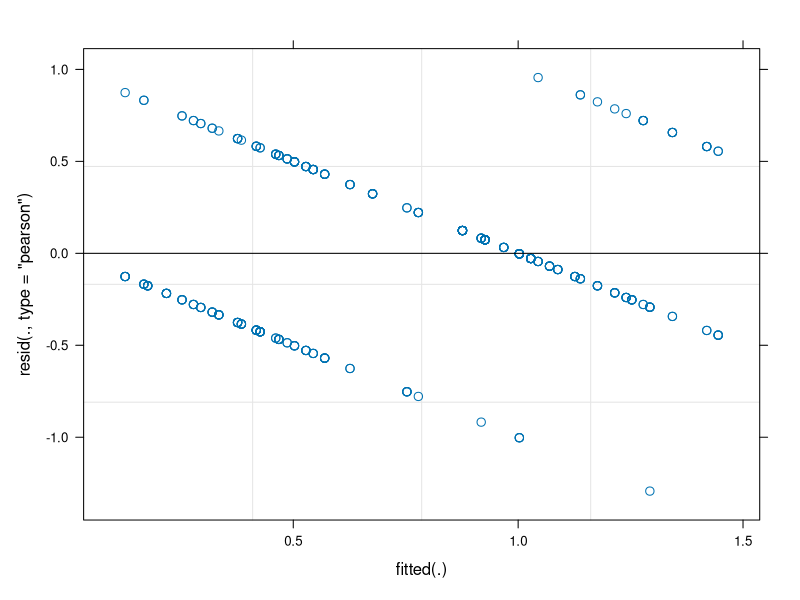
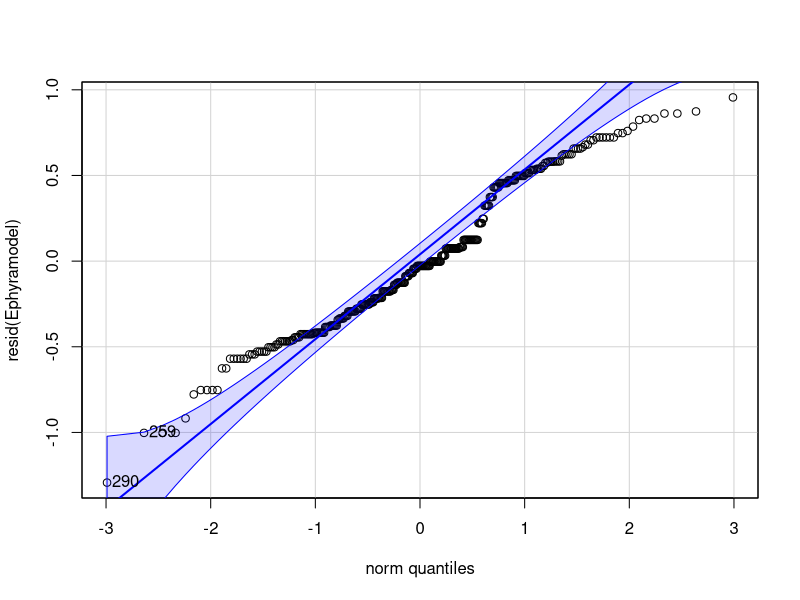
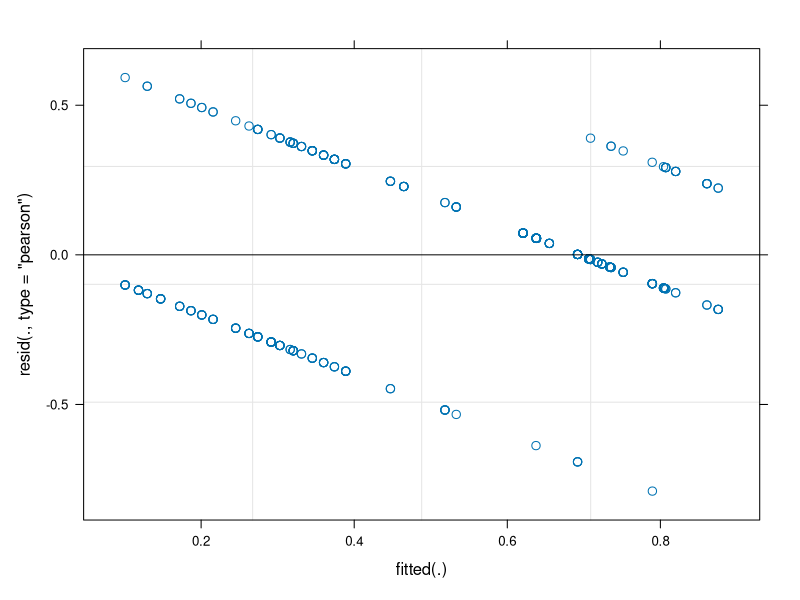
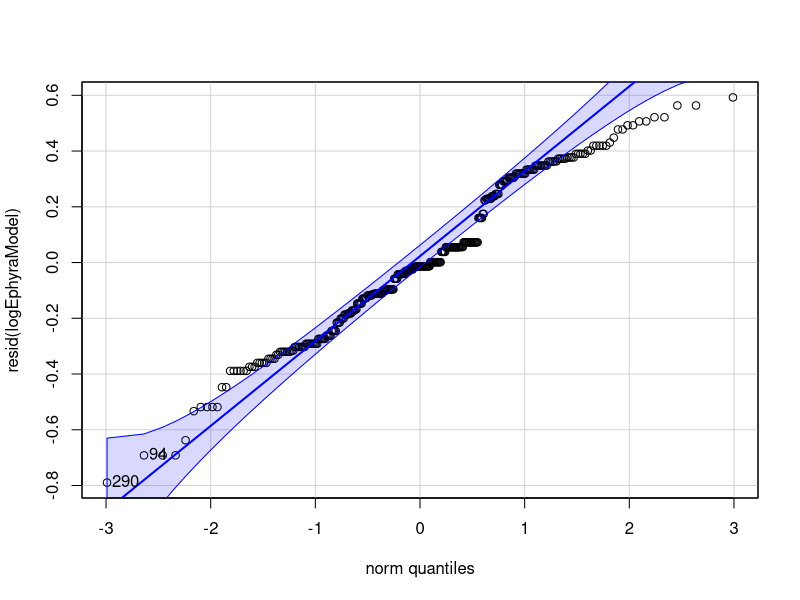
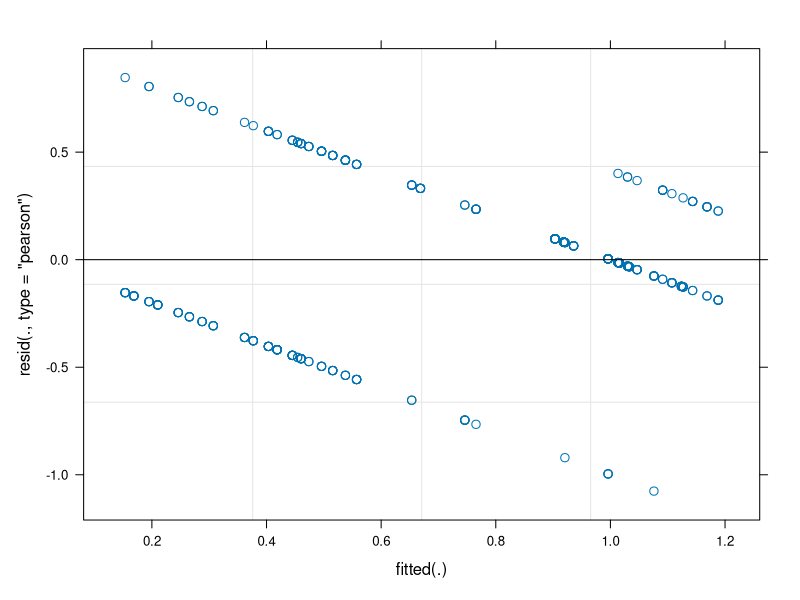
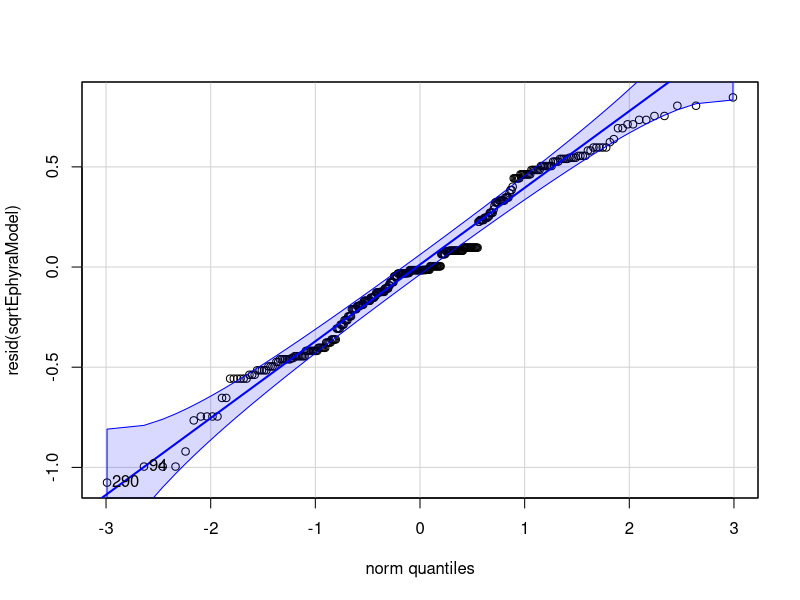
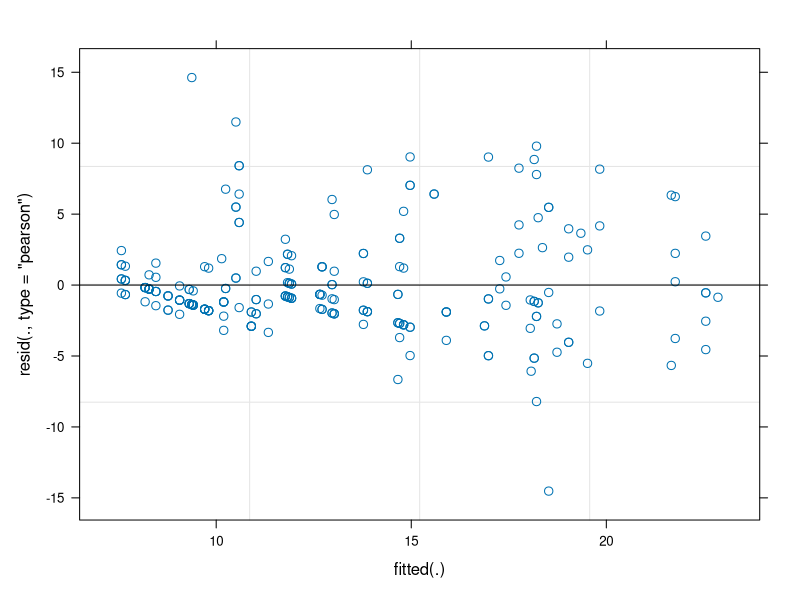
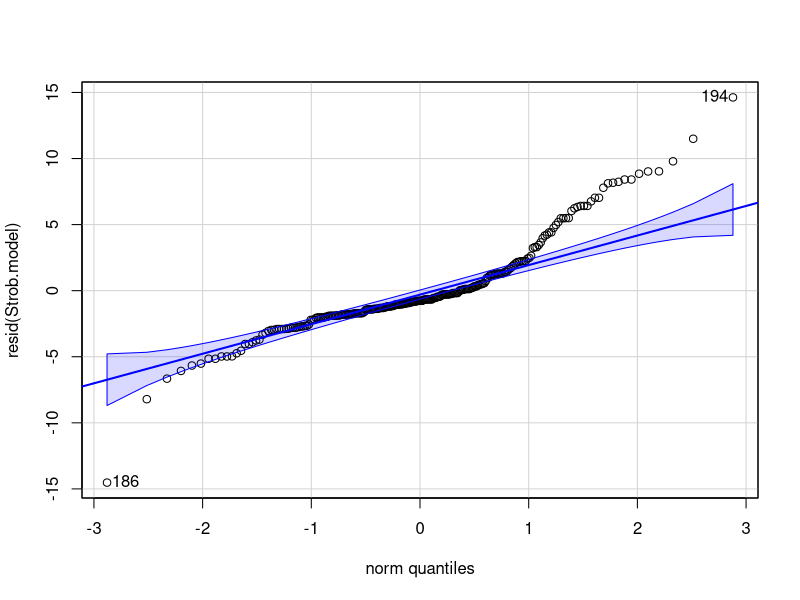

Recreate these plots in R, in order. (Note: this script raises an error after producing the figures.)
#Cassiopea Polyp Data Stats-- New and Improved
#Making a new script to redo all of my models to include plate as a factor
#Created by Jennica Moffat March 24, 2020

#Clear the environment
rm(list=ls())
#load libraries
library(tidyverse)
library(car)
library(lme4)
library(lmerTest)
library(MASS)

#Load data
mydata<-read.csv("Data/Thesis_PolypData_Summary.csv")
mydata$Temp<-as.factor(mydata$Temp)
mydata$Plate<-as.factor(mydata$Plate)
NoApoData <- mydata %>%
  filter(Genotype != "Aposymbiotic") %>%
  droplevels

#Genotype (fixed) and Temperature (fixed) on dependent variables 

#Total average ephyra production####

#Make model
Ephyramodel<-lmer(Total.Ephyra.Produced~Genotype*Temp+(1|Plate), data=NoApoData)

#Check assumptions
plot(Ephyramodel)
qqp(resid(Ephyramodel), "norm")
#Not really normal

#Log data
NoApoData$logTotalEphyra<-log(NoApoData$Total.Ephyra.Produced+1)
logEphyraModel<-lmer(logTotalEphyra~Genotype*Temp+(1|Plate), data=NoApoData)
plot(logEphyraModel)
qqp(resid(logEphyraModel), "norm")
#didn't do anything

#Squart root
NoApoData$sqrtTotalEphyra<-sqrt(NoApoData$Total.Ephyra.Produced)
sqrtEphyraModel<-lmer(sqrtTotalEphyra~Genotype*Temp+(1|Plate), data=NoApoData)
plot(sqrtEphyraModel)
qqp(resid(sqrtEphyraModel), "norm")
#Beautiful

anova(sqrtEphyraModel)
summary(sqrtEphyraModel)
#This is saying that, when taking into account plate, the interaction of Geno*Temp 
#is significant (P=0.0007557)

#Model selection
Ephyra.model2<-lm(sqrtTotalEphyra~Genotype*Temp, data=NoApoData)
anova(Ephyra.model2)
#Interaction P=0.00096

Ephyra.model3<-lm(sqrtTotalEphyra~Genotype*Temp + Plate, data=NoApoData)
anova(Ephyra.model3)
Ephyra.model4<-lm(sqrtTotalEphyra~Genotype*Temp*Plate, data=NoApoData)
anova(Ephyra.model4)

AIC(sqrtEphyraModel) #395.55
AIC(Ephyra.model2) #348.4
AIC(Ephyra.model3) #343.1
AIC(Ephyra.model4) #342.8
#Model with all interactions is lowest.

#Time to strobilation####

#I need to remove the NA's
StrobilatedData <- NoApoData %>%
  filter(Days.to.Strobilation != "NA")

#Make model
Strob.model<-lmer(Days.to.Strobilation~Genotype*Temp+(1|Plate), data=StrobilatedData)
#Check assumptions
plot(Strob.model)
qqp(resid(Strob.model), "norm")
#Not normal

#Log data
StrobilatedData$logStrob.Days<-log(StrobilatedData$Days.to.Strobilation)
logStrobmodel<-lmer(logStrob.Days~Genotype*Temp+(1|Plate), data=StrobilatedData)
qqp(resid(logStrobmodel), "norm")
#Better, but not good enough. 

#Double log
StrobilatedData$loglogStrob.Days<-log(StrobilatedData$logStrob.Days)
loglogStrobmodel<-lmer(loglogStrob.Days~Genotype*Temp+(1|Plate), data=StrobilatedData)
qqp(resid(loglogStrobmodel), "norm")

#Triple log?
StrobilatedData$log3Strob.Days<-log(StrobilatedData$loglogStrob.Days)
log3Strobmodel<-lmer(log3Strob.Days~Genotype*Temp+(1|Plate), data=StrobilatedData)
qqp(resid(log3Strobmodel), "norm")
#Ugh it's so close.
plot(loglogStrobmodel)

#Square root
StrobilatedData$sqrtStrob.Days<-sqrt(StrobilatedData$Days.to.Strobilation)
sqrtStrobmodel<-lmer(sqrtStrob.Days~Genotype*Temp+(1|Plate), data=StrobilatedData)
qqp(resid(sqrtStrobmodel), "norm")
#No

#Fourth root
StrobilatedData$fourthrt.Strob.Days<-sqrt(StrobilatedData$sqrtStrob.Days)
fourthrtStrobmodel<-lmer(fourthrt.Strob.Days~Genotype*Temp+(1|Plate), data=StrobilatedData)
qqp(resid(fourthrtStrobmodel), "norm")
#No different from square root

anova(loglogStrobmodel)
#Interaction: P=0.02743

#Model selection
Strob.model2<-lm(loglogStrob.Days~Genotype*Temp, data=StrobilatedData)
anova(Strob.model2)
#Interaction P=0.03549

Strob.model3<-lm(loglogStrob.Days~Genotype*Temp + Plate, data=StrobilatedData)
anova(Strob.model3)
Strob.model4<-lm(loglogStrob.Days~Genotype*Temp*Plate, data=StrobilatedData)
anova(Strob.model4)

AIC(loglogStrobmodel) #-348.2
AIC(Strob.model2) #-431.7
AIC(Strob.model3) #-433.4
AIC(Strob.model4) #-488.2
#Model with all interactions is lowest again. 

#GLMER 
#lognormal distribution
qqp(StrobilatedData$Days.to.Strobilation, "lnorm")
#No

gamma<-fitdistr(StrobilatedData$Days.to.Strobilation, "gamma")
qqp(StrobilatedData$Days.to.Strobilation, "gamma", shape = gamma$estimate[[1]], rate=gamma$estimate[[2]])
#Not really

#Try negative binomial
nbinom <- fitdistr(StrobilatedData$Days.to.Strobilation, "Negative Binomial")
qqp(StrobilatedData$Days.to.Strobilation, "nbinom", size = nbinom$estimate[[1]], mu = nbinom$estimate[[2]])
#Close.

#Try poisson
poisson <- fitdistr(StrobilatedData$Days.to.Strobilation, "Poisson")
qqp(StrobilatedData$Days.to.Strobilation, "pois", poisson$estimate, lambda=8)
#Probably worse than gamma?
hist(StrobilatedData$Days.to.Strobilation)

#I think negative binomial is the closest
Strob.model<-glmer(Days.to.Strobilation ~ Genotype*Temp+(1|Plate), data = StrobilatedData, family = binomial(link = "logit"))
strob.summary<-StrobilatedData%>%
  group_by(Genotype, Temp)%>%
  summarize(mean=mean(Days.to.Strobilation, na.rm=TRUE), SE=sd(Days.to.Strobilation, na.rm=TRUE)/sqrt(length(na.omit(Days.to.Strobilation))), sd=sd(Days.to.Strobilation))
strob.summary
#HAving issues with this code. Says y-values need to be between 0 and 1?
#I will come back to this. 

  
#Time to inoculation####
#I need to remove the NA's
InocData<-NoApoData%>%
  filter(!is.na(Days.to.Inoculation ))

#Make model
Inoc.model<-lmer(Days.to.Inoculation~Genotype*Temp+(1|Plate), data=InocData)
plot(Inoc.model)
#Not great, early days are clustered. 
qqp(resid(Inoc.model), "norm")
#Woof. Horrible. 

InocData$logIDays<-log(InocData$Days.to.Inoculation)
log.Inoc.model<-lmer(logIDays~Genotype*Temp+(1|Plate), data=InocData)
logInocmodelres<-resid(logInocmodel)
qqp(resid(log.Inoc.model), "norm")
#Better, but not good enough. 

#double log
InocData$loglogIDays<-log(InocData$logIDays)
loglog.Inoc.model<-lmer(loglogIDays~Genotype*Temp+(1|Plate), data=InocData)
qqp(resid(loglog.Inoc.model), "norm")
#Same as log

#Square root
InocData$sqrtIDays<-sqrt(InocData$Days.to.Inoculation)
sqrtInocmodel<-lmer(sqrtIDays~Genotype*Temp+(1|Plate), data=InocData)
qqp(resid(sqrtInocmodel), "norm")
#Worse than log. 

#Quad root
InocData$quadrtIDays<-sqrt(InocData$sqrtIDays)
quadrtInocmodel<-lmer(quadrtIDays~Genotype*Temp+(1|Plate), data=InocData)
qqp(resid(quadrtInocmodel), "norm")
#Worse

#Running it with the logged data for now
logInoc.model<-lm(logIDays~Genotype*Temp*Plate, data=InocData)
anova(Inoc.model2)
#plate has an effect. Need to use original model
anova(log.Inoc.model)
#interaction: P=0.009616

#Gotta do generalized linear model. 
#lognormal distribution
qqp(InocData$Days.to.Inoculation, "lnorm")
#Uh, no I don't think so. 

gamma<-fitdistr(InocData$Days.to.Inoculation, "gamma")
qqp(InocData$Days.to.Inoculation, "gamma", shape = gamma$estimate[[1]], rate=gamma$estimate[[2]])
#No

#Try negative binomial
nbinom <- fitdistr(InocData$Days.to.Inoculation, "Negative Binomial")
qqp(InocData$Days.to.Inoculation, "nbinom", size = nbinom$estimate[[1]], mu = nbinom$estimate[[2]])
#no

#Try poisson
poisson <- fitdistr(InocData$Days.to.Inoculation, "Poisson")
qqp(InocData$Days.to.Inoculation, "pois", poisson$estimate, lambda=8)
#I think that's the best fit. 
hist(InocData$Days.to.Inoculation)

Inoc.model<-glmer(Days.to.Inoculation ~ Genotype*Temp+(1|Plate), data = InocData, family = poisson(link = "log"))
summary(Inoc.model)
Anova(Inoc.model, type="III")
print(summary(Inoc.model), correlation=TRUE)

Inoc.model.6<-glmer(Days.to.Inoculation ~ Genotype*Temp+(1|Plate), data = InocData.6, family = poisson(link = "log"))
Anova(Inoc.model.6, type = "III")

Inoc.model2<-glm(Days.to.Inoculation ~ Genotype*Temp*Plate, data = InocData, family = poisson(link = "log"))
Anova(Inoc.model2, type="III")
summary(Inoc.model2)

Inoc.model3<-glm(Days.to.Inoculation ~ Genotype*Temp, data = InocData, family = poisson(link = "log"))
Anova(Inoc.model3)

Inoc.model4<-glmer(Days.to.Inoculation ~ Genotype+Temp+(1|Plate), data = InocData, family = poisson(link = "log"))
Anova(Inoc.model4)

AIC(Inoc.model) #1601.8
AIC(Inoc.model2) #1592
AIC(Inoc.model3) #1601.7
AIC(Inoc.model4) #1600.9

#Quasipoisson
Inoc.model.QP<-glm(Days.to.Inoculation ~ Genotype*Temp*Plate, data = InocData, family = "quasipoisson")
Anova(Inoc.model.QP)
summary(Inoc.model.QP)
#Dispersion parameter is 0.97, so very close to 1. Since you can't use QP with glmer, poisson is just as good a fit. 

#Time to ephyra####
#I need to remove the NA's
TEData <- NoApoData %>%
  filter(Days.to.Ephyra != "NA")

#Make model
TEmodel<-lmer(Days.to.Ephyra~Genotype*Temp+(1|Plate), data=TEData)
#Check assumptions
plot(TEmodel)
qqp(resid(TEmodel), "norm")

#log transform
TEData$log.E.Days<-log(TEData$Days.to.Ephyra)
logTEmodel<-lmer(log.E.Days~Genotype*Temp+(1|Plate), data=TEData)
qqp(resid(logTEmodel), "norm")

#double log
TEData$loglog.E.Days<-log(TEData$log.E.Days)
loglogTEmodel<-lmer(loglog.E.Days~Genotype*Temp+(1|Plate), data=TEData)
qqp(resid(loglogTEmodel), "norm")
#Mehhhh
anova(loglogTEmodel)

#Square root
TEData$sqrtEDays<-sqrt(TEData$Days.to.Ephyra)
sqrtTEmodel<-lmer(sqrtEDays~Genotype*Temp+(1|Plate), data=TEData)
qqp(resid(sqrtTEmodel), "norm")
#No

#Fourth root
TEData$fourthrtEDays<-sqrt(TEData$sqrtEDays)
fourthrtTEmodel<-lmer(fourthrtEDays~Genotype*Temp+(1|Plate), data=TEData)
qqp(resid(fourthrtTEmodel), "norm")
#no


#Model selection
TEphyra.model2<-lm(loglog.E.Days~Genotype*Temp, data=TEData)
TEphyra.model3<-lm(loglog.E.Days~Genotype*Temp + Plate, data=TEData)
TEphyra.model4<-lm(loglog.E.Days~Genotype*Temp*Plate, data=TEData)
anova(TEphyra.model4)

AIC(loglogTEphyramodel) #-452.34
AIC(TEphyra.model2) #-538.4.7
AIC(TEphyra.model3) #-546.5
AIC(TEphyra.model4) #-547.6

#GLMM
#lognormal distribution
qqp(TEData$Days.to.Ephyra, "lnorm")
#No

gamma<-fitdistr(TEData$Days.to.Ephyra, "gamma")
qqp(TEData$Days.to.Ephyra, "gamma", shape = gamma$estimate[[1]], rate=gamma$estimate[[2]])
#Not really

#Try negative binomial
nbinom <- fitdistr(TEData$Days.to.Ephyra, "Negative Binomial")
qqp(TEData$Days.to.Ephyra, "nbinom", size = nbinom$estimate[[1]], mu = nbinom$estimate[[2]])
#no

#Try poisson
poisson <- fitdistr(TEData$Days.to.Ephyra, "Poisson")
qqp(TEData$Days.to.Ephyra, "pois", poisson$estimate, lambda=5)
#Probably closest
#But changes if I change lambda...
TE.model.poi<-glmer(Days.to.Ephyra ~ Genotype*Temp+(1|Plate), data = TEData, family = poisson(link = "log"))
summary(TE.model.poi)
Anova(TE.model.poi)

TE.model.poi2<-glm(Days.to.Ephyra ~ Genotype*Temp*Plate, data = TEData, family = poisson(link = "log"))
Anova(TE.model.poi2)

TE.model.poi3<-glm(Days.to.Ephyra ~ Genotype*Temp, data = TEData, family = poisson(link = "log"))
Anova(TE.model.poi3)

TE.model.poi4<-glm(Days.to.Ephyra ~ Genotype+Temp, data = TEData, family = poisson(link = "log"))
Anova(TE.model.poi4)

AIC(TE.model.poi) #1328
AIC(TE.model.poi2) #1250
AIC(TE.model.poi3) #1330
AIC(TE.model.poi4) #1327
#No significant effect of plate, no interaction between geno and temp.

#Why don't we try z-scores
TEData$TE.z<-scale(TEData$Days.to.Ephyra, center = TRUE, scale = TRUE)
TE.z.model<-lmer(TE.z~Genotype*Temp+(1|Plate), data=TEData)
#Check assumptions
qqp(resid(TE.z.model), "norm")
#That's exactly the same as non-transormed...Just on a different scale. 


#Bud production####
Budmodel<-lmer(Total.Buds~Genotype*Temp+(1|Plate), data=mydata)
plot(Budmodel)
qqp(resid(Budmodel), "norm")
#Yes, normal!!

Budmodel2<-lm(Total.Buds~Genotype*Temp, data=mydata)
Budmodel3<-lm(Total.Buds~Genotype*Temp+Plate, data=mydata)
Budmodel4<-lm(Total.Buds~Genotype*Temp*Plate, data=mydata)
anova(Budmodel4)
#Plate actually has no effect on any other variables, for once. 

AIC(Budmodel) #1580
AIC(Budmodel2) #1567
AIC(Budmodel3)#1569
AIC(Budmodel4)#1631
#Without plate is best
anova(Budmodel2)
#Interaction: P=0.002318


#Survival####
#To do log-linear analysis, I need a new dataframe
#Columns: Geno, Temp, Plate, Survived (yes or no), and Frequency (count of that combo)
Survival<- mydata%>%group_by(Genotype, Temp, Plate, Survive.to.End)%>%
  tally(Survive.to.End == "Yes")

#I have one NA for survial b/c I spilled it and lost it. Just gonna remove it. 
mydata2<-mydata%>%
  filter(Survive.to.End != "NA")

#Making dataframe to run chi-square test
mydata2_df <- mydata2 %>% modify_if(is.character, as.factor)
Survival<- mydata2_df%>%group_by(Genotype, Temp, Plate, Survive.to.End, .drop=FALSE)%>%
  tally(name="Freq")
#.drop=FALSE makes df keep tallies of 0's

#Renaming Survive.to.End to Survived because I'm dumb and made a very long column name
names(Survival)[names(Survival) == 'Survive.to.End'] <- 'Survived'
View(Survival)

#Run model
Survival.model<-glm(Freq~Genotype:Survived + Temp:Survived + Plate:Survived + Genotype:Temp:Survived + Genotype:Plate:Survived + Temp:Plate:Survived + Genotype:Temp:Plate:Survived, family=poisson, data=Survival)
anova(Survival.model, test="Chisq")
#all of the interactions are 1 or very close to one. Only effect is Genotype, I think because they mostly all survived. 
#Genotype and Temp signficiantly affected survival, but no interaction. 

#In the output, we're interested in the effect of Season, which is the Season:Fruit interaction
#and the effect of Treatment, which is Treatment:Fruit
#and the interactions between Season and Treatment, which is Season:Treatment:Fruit


#Trying something else. Running model and just telling it that it's bimodal
View(mydata2)
#Adding column with yes/no changed to 1/0
survival_bino<-mydata2 %>% mutate(Survived = ifelse(Survive.to.End == "Yes", 1, ifelse(Survive.to.End == "No", 0, "NA")))
View(survival_bino)
#Logisitic regression. 
survival.bino.model<-glm(Survived~Temp*Genotype, family=binomial, data=survival_bino)
#Logisitic regression requires continuous predictor. So, this doesn't work. Duh. 
